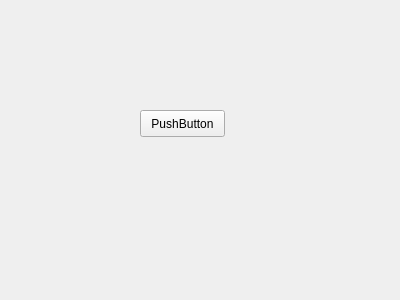
<?xml version="1.0" encoding="UTF-8"?>
<ui version="4.0">
 <class>Form</class>
 <widget class="QWidget" name="Form">
  <property name="geometry">
   <rect>
    <x>0</x>
    <y>0</y>
    <width>400</width>
    <height>300</height>
   </rect>
  </property>
  <property name="windowTitle">
   <string>Form</string>
  </property>
  <widget class="QPushButton" name="pushButton">
   <property name="geometry">
    <rect>
     <x>140</x>
     <y>110</y>
     <width>85</width>
     <height>27</height>
    </rect>
   </property>
   <property name="text">
    <string>PushButton</string>
   </property>
  </widget>
 </widget>
 <resources/>
 <connections>
  <connection>
   <sender>pushButton</sender>
   <signal>clicked(bool)</signal>
   <receiver>Form</receiver>
   <slot>close()</slot>
   <hints>
    <hint type="sourcelabel">
     <x>151</x>
     <y>125</y>
    </hint>
    <hint type="destinationlabel">
     <x>1</x>
     <y>120</y>
    </hint>
   </hints>
  </connection>
 </connections>
</ui>
